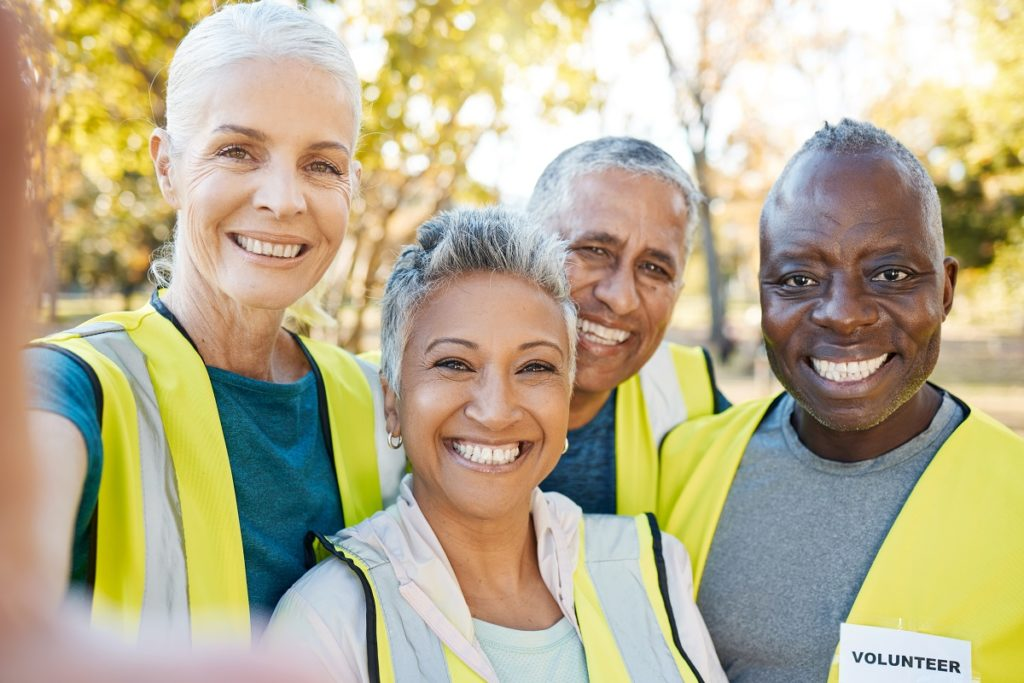
#> input picture cpu-person-detection/input/image.png, 1024 x 683 px
$ python pick_line.py ../input/image.png
#> lines starting #> are read from the running program, lines starting #| are printed output that depends on the picture; after the words box and inside, x2 and y2 are one past the last pixel; in counts of white or black regions, pixels touching at a corner belong together
import sys
import cv2

# Click 2 points for the line, then 1 point for "inside".
# Prints: x1 y1 x2 y2 ix iy
def main():
    if len(sys.argv) < 2:
        print("Usage: python pick_line.py path/to/image.jpg")
        sys.exit(1)

    img_path = sys.argv[1]
    img = cv2.imread(img_path)
#> img is the input picture: shape (683, 1024, 3); mean B, G, R 142.9, 175.2, 184.8
    if img is None:
        print(f"Could not read image: {img_path}")
        sys.exit(1)

    pts = []  # [ (x1,y1), (x2,y2), (ix,iy) ]

    def draw():
        vis = img.copy()
        # draw clicked points
        for i, (x, y) in enumerate(pts):
            color = (0, 0, 255) if i == 2 else (0, 255, 0)  # inside point red, line points green
            cv2.circle(vis, (x, y), 5, color, -1)
            cv2.putText(vis, f"p{i+1}", (x + 8, y - 8), cv2.FONT_HERSHEY_SIMPLEX, 0.6, color, 2)

        # draw line after 2 points
        if len(pts) >= 2:
            (x1, y1), (x2, y2) = pts[0], pts[1]
            cv2.line(vis, (x1, y1), (x2, y2), (255, 0, 0), 2)  # blue line

        # help text
        msg = "Click: p1 line, p2 line, p3 inside. Press ESC to exit."
        cv2.putText(vis, msg, (10, 25), cv2.FONT_HERSHEY_SIMPLEX, 0.7, (255, 255, 255), 2)
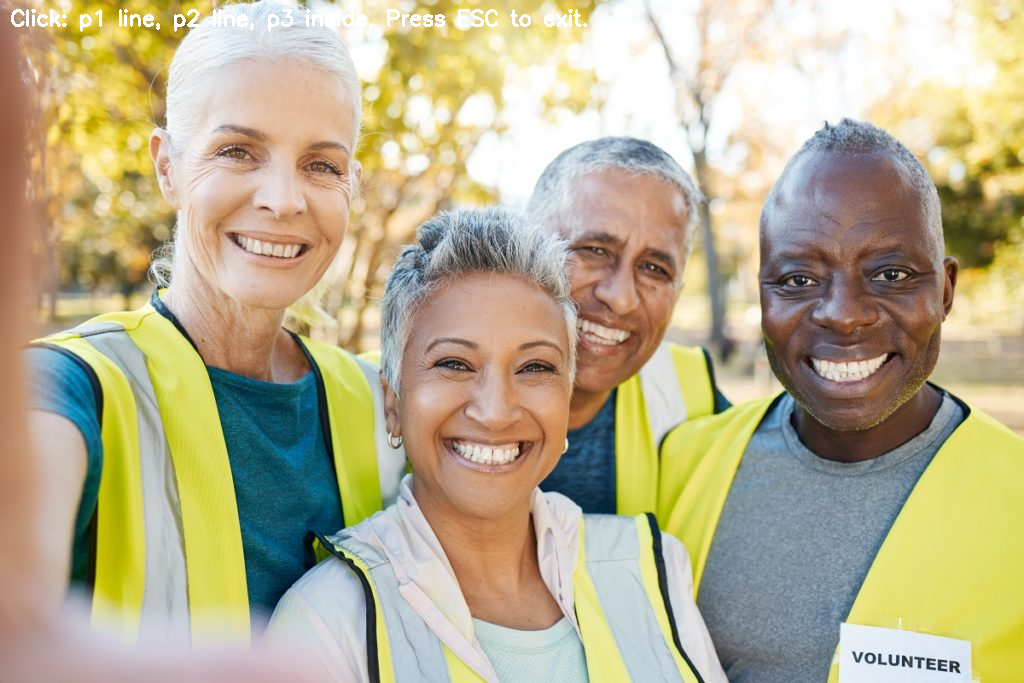
#> vis: shape (683, 1024, 3); 0.49% of pixels changed, all inside (x1, y1, x2, y2) = (11, 9, 587, 32)
        cv2.imshow("pick-line", vis)

    def on_mouse(event, x, y, flags, param):
        if event != cv2.EVENT_LBUTTONDOWN:
            return
        if len(pts) >= 3:
            return

        pts.append((x, y))
        draw()

        if len(pts) == 3:
            (x1, y1), (x2, y2), (ix, iy) = pts
            print("\nValues to use in C++:")
            print(f"--line {x1} {y1} {x2} {y2} --inside_point {ix} {iy}\n")

    cv2.namedWindow("pick-line", cv2.WINDOW_NORMAL)
    cv2.setMouseCallback("pick-line", on_mouse)

    draw()
    while True:
        key = cv2.waitKey(10) & 0xFF
#> (key Esc is pressed here)
        if key == 27:  # ESC
            break

    cv2.destroyAllWindows()

if __name__ == "__main__":
    main()
